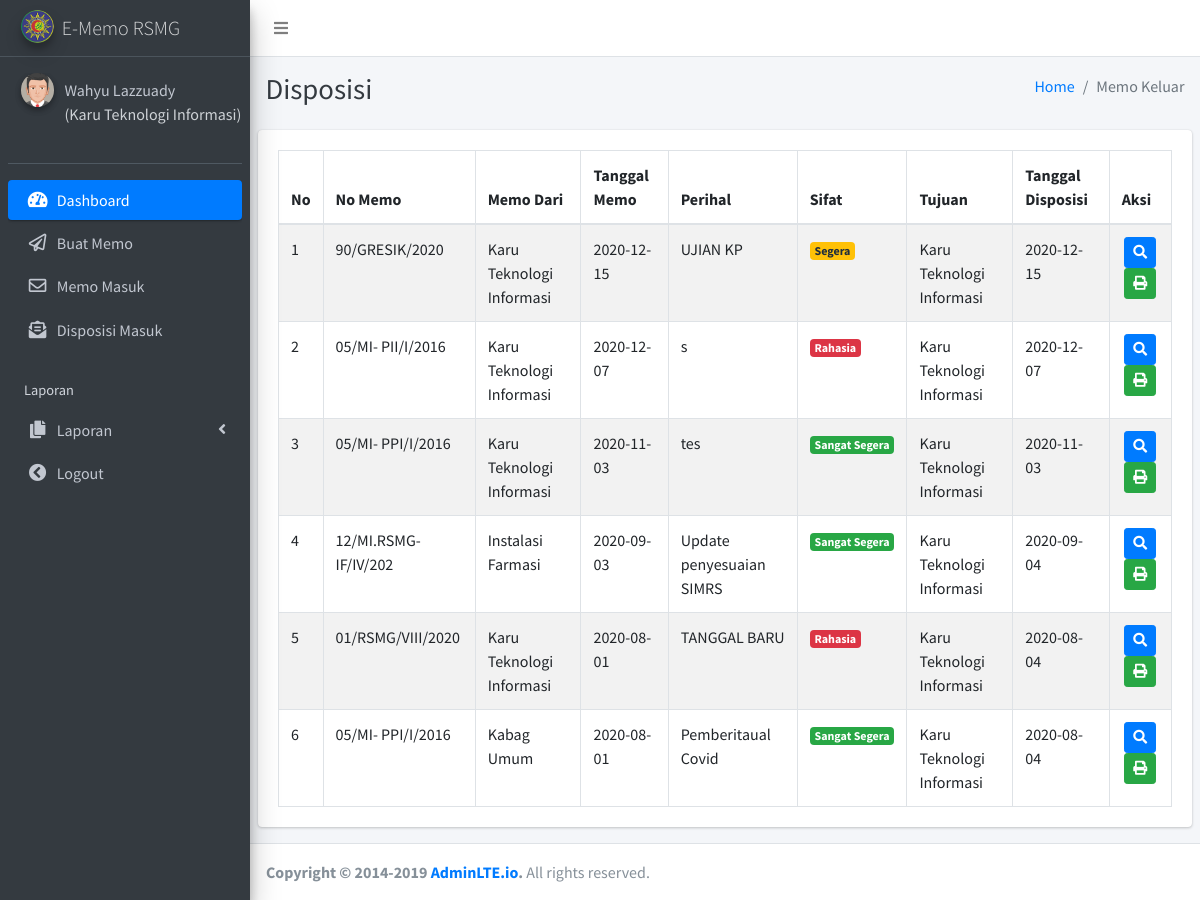
The page /disposisi_masuk.php (signed in) on the database its author committed.
### tables this page shows
CREATE TABLE `disposisi` (
  `id_disposisi` int(20) NOT NULL,
  `kode_memo` varchar(255) NOT NULL,
  `dari` int(255) NOT NULL,
  `tanggal` varchar(255) NOT NULL,
  `perihal` varchar(50) NOT NULL,
  `sifat` varchar(255) NOT NULL,
  `tujuan` int(20) NOT NULL,
  `dg_hormat` varchar(50) NOT NULL,
  `tgl_disposisi` date NOT NULL,
  `isi_disposisi` text NOT NULL
);

CREATE TABLE `jabatan` (
  `id_jabatan` int(20) NOT NULL,
  `jabatan` varchar(30) NOT NULL
);

### disposisi_masuk.php (the view, shortened to what this page needs)
<!DOCTYPE html>
<html>
<head>
  <?php
    include'_partials/header.php';
  ?>
</head>
<body class="hold-transition sidebar-mini layout-fixed">
<div class="wrapper">
  <?php
    include'_partials/navbar.php';
  ?>
  <?php
    include'_partials/sidebar.php';
  ?>
  <div class="content-wrapper">
    <div class="content-header">
      <div class="container-fluid">
        <div class="row mb-2">
          <div class="col-sm-6">
            <h1 class="m-0 text-dark">Disposisi</h1>
          </div>
          <div class="col-sm-6">
            <ol class="breadcrumb float-sm-right">
              <li class="breadcrumb-item"><a href="#">Home</a></li>
              <li class="breadcrumb-item active">Memo Keluar</li>
            </ol>
          </div>
        </div>
      </div>
    </div>
    <section class="content">
      <div class="row">
        <div class="col-12">
          <div class="card">
            <div class="card-body">
              <table id="example1" class="table table-bordered table-striped">
                <thead>
                <tr>
                  <th>No</th>
                  <th>No Memo</th>
                  <th>Memo Dari</th>
                  <th>Tanggal Memo</th>
                  <th>Perihal</th>
                  <th>Sifat</th>
                  <th>Tujuan </th>
                  <th>Tanggal Disposisi</th>
                  <th>Aksi</th>
                </tr>
                </thead>
                <tbody>
                  <?php
                    include "koneksi2.php";
                      $no = 1;
                      $query_mysql = " SELECT * FROM disposisi
                      INNER JOIN jabatan ON disposisi.dari = jabatan.id_jabatan
                      WHERE disposisi.tujuan = '$_SESSION[id_jabatan]' ORDER BY disposisi.tgl_disposisi DESC";
                    $query_result = mysqli_query($host, $query_mysql) or die (mysqli_error($host));
                    while($data = mysqli_fetch_array($query_result)){
                  ?>
                <tr>
                  <td><?php echo $no++; ?></td>
                  <td><?php echo $data['kode_memo']; ?></td>
                  <td><?php echo $data['jabatan']; ?></td>
                  <td><?php echo $data['tanggal']; ?></td>
                  <td> <?php echo $data['perihal']; ?></td>
                  <td>
                  <?php
                  $sifat2 = $data['sifat'];
                  if ($sifat2 == 'Sangat Segera'){
                    echo "<span class='badge badge-success'>Sangat Segera</span>";
                  } elseif ($sifat2 == 'Segera') {
                    echo "<span class='badge badge-warning'>Segera</span>";
                  }elseif ($sifat2 == 'Rahasia'){
                    echo "<span class='badge badge-danger'>Rahasia</span>";
                  }
                  ?>
                  </td>
                  <td>
                  <?php
                    $query_tujuan = " SELECT * FROM jabatan where id_jabatan = '$data[tujuan]'";
                    $query_result3 = mysqli_query($host, $query_tujuan) or die (mysqli_error($host));
                    while($data2 = mysqli_fetch_array($query_result3)){
                  ?>
                  <?php echo $data2['jabatan']; ?>
                  <?php }?>
                  </td>
                  <td> <?php echo $data['tgl_disposisi']; ?></td>
                  <td style="text-align:center;">
                    <a href="#" style="color:white" class="btn btn-primary btn-sm"><i class="fas fa-search"></i></a>
                    <a href="cetak_disposisi.php?id_disposisi=<?php echo $data['id_disposisi'] ?>"  target="_blank" style="color:white" class="btn btn-success btn-sm" title="Print"><i class="fas fa-print"></i></a>
                  </td>
                </tr>
                    <?php }?>
              </table>
            </div>
          </div>
        </div>
      </div>
    </section>
  </div>
  <?php
    include'_partials/footer.php';
  ?>
</div>
</body>
</html>

### rows shown on the page
disposisi: kode_memo "90/GRESIK/2020", jabatan.jabatan "Karu Teknologi Informasi", tanggal "2020-12-15", perihal "UJIAN KP", sifat "Segera", tgl_disposisi "2020-12-15"
jabatan: jabatan "Karu Teknologi Informasi"
disposisi: kode_memo "05/MI- PII/I/2016", jabatan.jabatan "Karu Teknologi Informasi", tanggal "2020-12-07", perihal "s", sifat "Rahasia", tgl_disposisi "2020-12-07"
disposisi: kode_memo "05/MI- PPI/I/2016", jabatan.jabatan "Karu Teknologi Informasi", tanggal "2020-11-03", perihal "tes", sifat "Sangat Segera", tgl_disposisi "2020-11-03"
disposisi: kode_memo "12/MI.RSMG-IF/IV/202", jabatan.jabatan "Instalasi Farmasi", tanggal "2020-09-03", perihal "Update penyesuaian SIMRS", sifat "Sangat Segera", tgl_disposisi "2020-09-04"
disposisi: kode_memo "01/RSMG/VIII/2020", jabatan.jabatan "Karu Teknologi Informasi", tanggal "2020-08-01", perihal "TANGGAL BARU", sifat "Rahasia", tgl_disposisi "2020-08-04"
disposisi: kode_memo "05/MI- PPI/I/2016", jabatan.jabatan "Kabag Umum", tanggal "2020-08-01", perihal "Pemberitaual Covid", sifat "Sangat Segera", tgl_disposisi "2020-08-04"

### other values the page prints
$_SESSION['user_login'] "Wahyu Lazzuady"
$_SESSION['nama_jabatan'] "Karu Teknologi Informasi"
